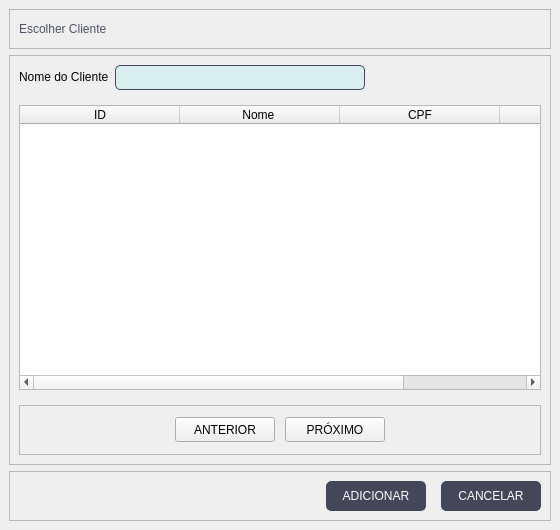
<?xml version="1.0" encoding="UTF-8"?>
<ui version="4.0">
 <class>Janela_Cliente_Selecao</class>
 <widget class="QMainWindow" name="Janela_Cliente_Selecao">
  <property name="windowModality">
   <enum>Qt::ApplicationModal</enum>
  </property>
  <property name="geometry">
   <rect>
    <x>0</x>
    <y>0</y>
    <width>560</width>
    <height>530</height>
   </rect>
  </property>
  <property name="minimumSize">
   <size>
    <width>560</width>
    <height>530</height>
   </size>
  </property>
  <property name="maximumSize">
   <size>
    <width>560</width>
    <height>530</height>
   </size>
  </property>
  <property name="windowTitle">
   <string>MainWindow</string>
  </property>
  <widget class="QWidget" name="centralwidget">
   <layout class="QVBoxLayout" name="verticalLayout">
    <item>
     <widget class="QFrame" name="frame_7">
      <property name="minimumSize">
       <size>
        <width>0</width>
        <height>40</height>
       </size>
      </property>
      <property name="maximumSize">
       <size>
        <width>16777215</width>
        <height>40</height>
       </size>
      </property>
      <property name="frameShape">
       <enum>QFrame::StyledPanel</enum>
      </property>
      <property name="frameShadow">
       <enum>QFrame::Raised</enum>
      </property>
      <layout class="QHBoxLayout" name="horizontalLayout_5">
       <item>
        <widget class="QLabel" name="label_7">
         <property name="styleSheet">
          <string notr="true">
QLabel{
	font: 87 12pt &quot;Arial Black&quot;;
	color: #4f5368;
	
}</string>
         </property>
         <property name="text">
          <string>Escolher Cliente</string>
         </property>
        </widget>
       </item>
      </layout>
     </widget>
    </item>
    <item>
     <widget class="QFrame" name="frame_5">
      <property name="enabled">
       <bool>true</bool>
      </property>
      <property name="styleSheet">
       <string notr="true">QLineEdit{
	border-radius: 5px;
	border: 0.5px solid #44475a;
	font:11pt &quot;MS Shell Dlg 2&quot;;
	padding: 1px;
	background-color: #DAEFF0;
}

QLineEdit:focus{
	border: 1.5px solid #44475a;
}

QLabel{
	font: 75 11pt &quot;Arial&quot;;
}
QComboBox{
	font: 9pt &quot;MS Shell Dlg 2&quot;;
}
QDateEdit{
	font: 9pt &quot;MS Shell Dlg 2&quot;;
}</string>
      </property>
      <property name="frameShape">
       <enum>QFrame::StyledPanel</enum>
      </property>
      <property name="frameShadow">
       <enum>QFrame::Raised</enum>
      </property>
      <layout class="QFormLayout" name="formLayout_2">
       <property name="verticalSpacing">
        <number>15</number>
       </property>
       <item row="0" column="0">
        <widget class="QLabel" name="label_5">
         <property name="text">
          <string>Nome do Cliente</string>
         </property>
        </widget>
       </item>
       <item row="0" column="1">
        <widget class="QLineEdit" name="buscar_cliente">
         <property name="minimumSize">
          <size>
           <width>250</width>
           <height>25</height>
          </size>
         </property>
         <property name="maximumSize">
          <size>
           <width>250</width>
           <height>25</height>
          </size>
         </property>
         <property name="clearButtonEnabled">
          <bool>true</bool>
         </property>
        </widget>
       </item>
       <item row="1" column="0" colspan="2">
        <widget class="QTableWidget" name="tabela_cliente">
         <property name="autoFillBackground">
          <bool>false</bool>
         </property>
         <property name="styleSheet">
          <string notr="true">font: 10pt &quot;MS Shell Dlg 2&quot;;</string>
         </property>
         <property name="editTriggers">
          <set>QAbstractItemView::NoEditTriggers</set>
         </property>
         <property name="selectionMode">
          <enum>QAbstractItemView::SingleSelection</enum>
         </property>
         <property name="selectionBehavior">
          <enum>QAbstractItemView::SelectRows</enum>
         </property>
         <property name="showGrid">
          <bool>true</bool>
         </property>
         <property name="wordWrap">
          <bool>false</bool>
         </property>
         <attribute name="horizontalHeaderCascadingSectionResizes">
          <bool>true</bool>
         </attribute>
         <attribute name="horizontalHeaderDefaultSectionSize">
          <number>160</number>
         </attribute>
         <attribute name="horizontalHeaderShowSortIndicator" stdset="0">
          <bool>false</bool>
         </attribute>
         <attribute name="horizontalHeaderStretchLastSection">
          <bool>true</bool>
         </attribute>
         <attribute name="verticalHeaderVisible">
          <bool>false</bool>
         </attribute>
         <attribute name="verticalHeaderCascadingSectionResizes">
          <bool>false</bool>
         </attribute>
         <column>
          <property name="text">
           <string>ID</string>
          </property>
         </column>
         <column>
          <property name="text">
           <string>Nome </string>
          </property>
         </column>
         <column>
          <property name="text">
           <string>CPF</string>
          </property>
         </column>
         <column>
          <property name="text">
           <string>Celular</string>
          </property>
         </column>
        </widget>
       </item>
       <item row="2" column="0" colspan="2">
        <widget class="QFrame" name="frame_21">
         <property name="minimumSize">
          <size>
           <width>50</width>
           <height>50</height>
          </size>
         </property>
         <property name="styleSheet">
          <string notr="true">QPushButton{
	font: 9pt &quot;MS Shell Dlg 2&quot;;

}</string>
         </property>
         <property name="frameShape">
          <enum>QFrame::StyledPanel</enum>
         </property>
         <property name="frameShadow">
          <enum>QFrame::Raised</enum>
         </property>
         <layout class="QHBoxLayout" name="horizontalLayout_18">
          <property name="spacing">
           <number>10</number>
          </property>
          <item>
           <spacer name="horizontalSpacer_17">
            <property name="orientation">
             <enum>Qt::Horizontal</enum>
            </property>
            <property name="sizeHint" stdset="0">
             <size>
              <width>40</width>
              <height>20</height>
             </size>
            </property>
           </spacer>
          </item>
          <item>
           <widget class="QPushButton" name="botao_anterior">
            <property name="enabled">
             <bool>true</bool>
            </property>
            <property name="minimumSize">
             <size>
              <width>100</width>
              <height>25</height>
             </size>
            </property>
            <property name="maximumSize">
             <size>
              <width>100</width>
              <height>25</height>
             </size>
            </property>
            <property name="styleSheet">
             <string notr="true">font: 9pt &quot;MS Shell Dlg 2&quot;;</string>
            </property>
            <property name="text">
             <string>ANTERIOR</string>
            </property>
           </widget>
          </item>
          <item>
           <widget class="QPushButton" name="botao_proximo">
            <property name="enabled">
             <bool>true</bool>
            </property>
            <property name="minimumSize">
             <size>
              <width>100</width>
              <height>25</height>
             </size>
            </property>
            <property name="maximumSize">
             <size>
              <width>100</width>
              <height>25</height>
             </size>
            </property>
            <property name="text">
             <string>PRÓXIMO</string>
            </property>
           </widget>
          </item>
          <item>
           <spacer name="horizontalSpacer_16">
            <property name="orientation">
             <enum>Qt::Horizontal</enum>
            </property>
            <property name="sizeHint" stdset="0">
             <size>
              <width>40</width>
              <height>20</height>
             </size>
            </property>
           </spacer>
          </item>
         </layout>
        </widget>
       </item>
      </layout>
     </widget>
    </item>
    <item>
     <widget class="QFrame" name="frame_6">
      <property name="minimumSize">
       <size>
        <width>0</width>
        <height>50</height>
       </size>
      </property>
      <property name="maximumSize">
       <size>
        <width>16777215</width>
        <height>50</height>
       </size>
      </property>
      <property name="styleSheet">
       <string notr="true">QPushButton{
	font: 87 8pt &quot;Arial Black&quot;;
	border: 0.5px solid #44475a;
	border-radius: 5px;
	color: rgb(255, 255, 255);
	background-color: #44475a;
}
QPushButton:hover{
	background-color: #4f5368;
}
QPushButton:disabled{
	background-color: #d3d3d3;
}</string>
      </property>
      <property name="frameShape">
       <enum>QFrame::StyledPanel</enum>
      </property>
      <property name="frameShadow">
       <enum>QFrame::Raised</enum>
      </property>
      <layout class="QHBoxLayout" name="horizontalLayout_4">
       <property name="spacing">
        <number>15</number>
       </property>
       <item>
        <spacer name="horizontalSpacer_2">
         <property name="orientation">
          <enum>Qt::Horizontal</enum>
         </property>
         <property name="sizeHint" stdset="0">
          <size>
           <width>40</width>
           <height>20</height>
          </size>
         </property>
        </spacer>
       </item>
       <item>
        <widget class="QPushButton" name="adicionar">
         <property name="enabled">
          <bool>true</bool>
         </property>
         <property name="minimumSize">
          <size>
           <width>100</width>
           <height>30</height>
          </size>
         </property>
         <property name="maximumSize">
          <size>
           <width>100</width>
           <height>30</height>
          </size>
         </property>
         <property name="text">
          <string>ADICIONAR</string>
         </property>
        </widget>
       </item>
       <item>
        <widget class="QPushButton" name="cancelar">
         <property name="minimumSize">
          <size>
           <width>100</width>
           <height>30</height>
          </size>
         </property>
         <property name="maximumSize">
          <size>
           <width>100</width>
           <height>30</height>
          </size>
         </property>
         <property name="text">
          <string>CANCELAR</string>
         </property>
        </widget>
       </item>
      </layout>
     </widget>
    </item>
   </layout>
  </widget>
 </widget>
 <resources/>
 <connections/>
</ui>
